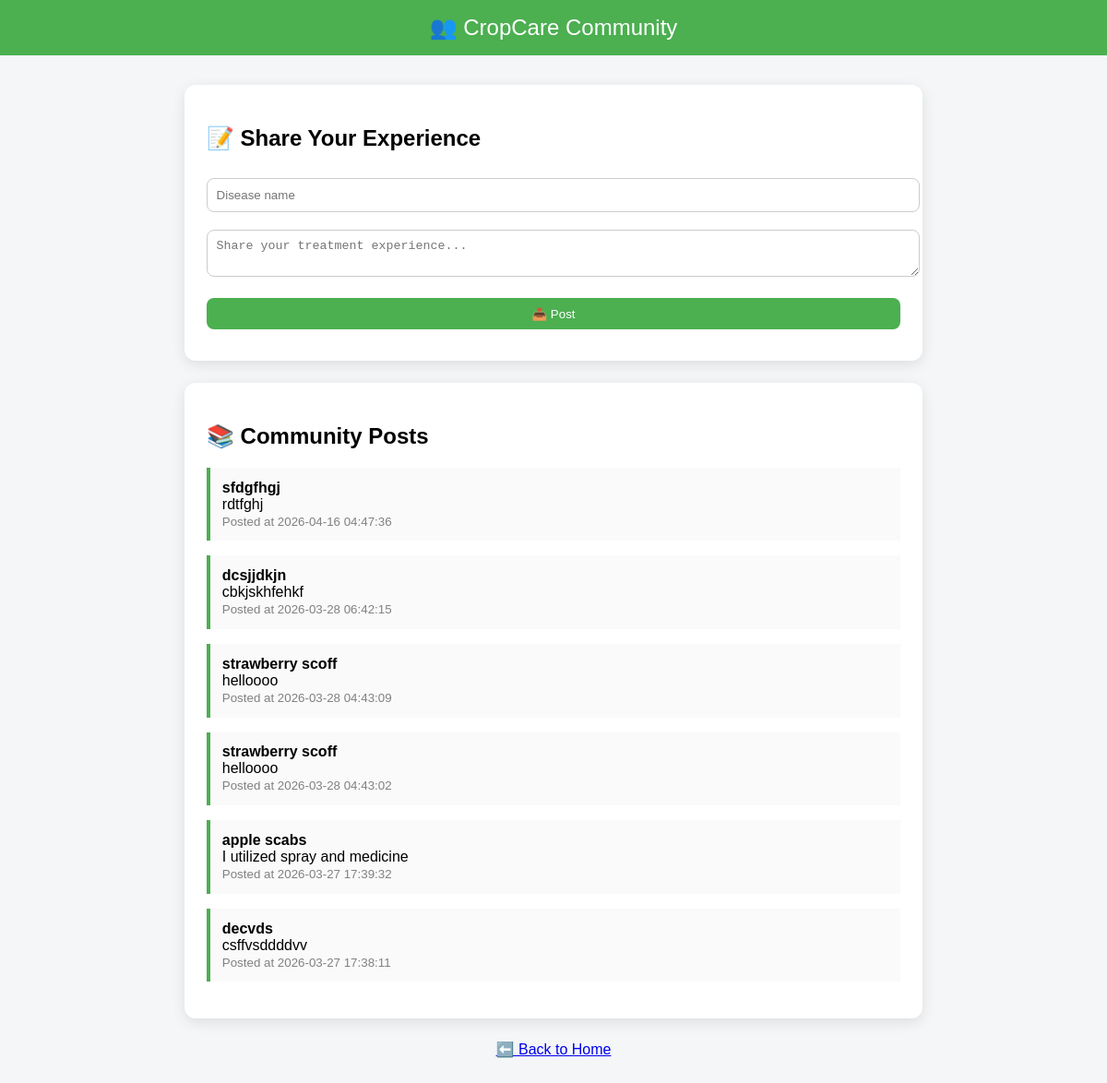
The app's page /community with its own data.
### tables this page shows
CREATE TABLE community_posts (
            id INTEGER PRIMARY KEY AUTOINCREMENT,
            disease_name TEXT,
            notes TEXT,
            created_at DATETIME DEFAULT CURRENT_TIMESTAMP
        );

### app.py (the view)
@app.route("/community", methods=["GET", "POST"])
def community():
    ensure_db()
    db_path = DB_DIR / "cropcare.db"
    con = sqlite3.connect(str(db_path))
    cur = con.cursor()
    if request.method == "POST":
        disease = request.form.get("disease", "").strip()
        notes = request.form.get("notes", "").strip()
        if disease or notes:
            cur.execute("INSERT INTO community_posts (disease_name, notes) VALUES (?,?)", (disease, notes))
            con.commit()
    cur.execute("SELECT disease_name, notes, created_at FROM community_posts ORDER BY created_at DESC")
    posts = cur.fetchall()
    con.close()
    return render_template("community.html", posts=posts)

### app.py (called while the page is built)
def ensure_db():
    db_path = DB_DIR / "cropcare.db"
    db_path.parent.mkdir(parents=True, exist_ok=True)
    con = sqlite3.connect(str(db_path))
    cur = con.cursor()
    cur.execute("""
        CREATE TABLE IF NOT EXISTS community_posts (
            id INTEGER PRIMARY KEY AUTOINCREMENT,
            disease_name TEXT,
            notes TEXT,
            created_at DATETIME DEFAULT CURRENT_TIMESTAMP
        )
    """)
    con.commit()
    con.close()

### templates/community.html (shortened to what this page needs)
<!doctype html>
<html lang="en">
<head>
</head>
<body>
    <header>👥 CropCare Community</header>
    <main>
        <div class="card">
            <h2>📝 Share Your Experience</h2>
            <form method="POST">
                <input type="text" name="disease" placeholder="Disease name" required>
                <textarea name="notes" placeholder="Share your treatment experience..." required></textarea>
                <button type="submit">📤 Post</button>
            </form>
        </div>
        <div class="card">
            <h2>📚 Community Posts</h2>
            {% for d, notes, created_at in posts %}
            <div class="post">
                <b>{{ d }}</b> <br>
                {{ notes }} <br>
                <small>Posted at {{ created_at }}</small>
            </div>
            {% endfor %}
        </div>
        <a href="/" style="display:block; margin-top:1rem; text-align:center;">⬅️ Back to Home</a>
    </main>
</body>
</html>

### templates/community.html (style rules this page uses)
body { font-family: Arial, sans-serif; background: #f4f6f8; margin: 0; padding: 0; }
header { background: #4CAF50; color: white; padding: 1rem; text-align: center; font-size: 1.5rem; }
main { padding: 2rem; max-width: 800px; margin: auto; }
.card { background: white; padding: 1.5rem; border-radius: 12px; box-shadow: 0 4px 15px rgba(0, 0, 0, 0.1); margin-bottom: 1.5rem; }
textarea, input, button { width: 100%; padding: 0.6rem; margin: 0.6rem 0; border-radius: 8px; border: 1px solid #ccc; }
button { background: #4CAF50; color: white; border: none; cursor: pointer; }
.post { margin-bottom: 1rem; padding: 0.8rem; border-left: 4px solid #4CAF50; background: #fafafa; }
.post small { color: gray; }

### records on screen
community_posts: disease_name "sfdgfhgj", notes "rdtfghj", created_at "2026-04-16 04:47:36"
community_posts: disease_name "dcsjjdkjn", notes "cbkjskhfehkf", created_at "2026-03-28 06:42:15"
community_posts: disease_name "strawberry scoff", notes "helloooo", created_at "2026-03-28 04:43:09"
community_posts: disease_name "strawberry scoff", notes "helloooo", created_at "2026-03-28 04:43:02"
community_posts: disease_name "apple scabs", notes "I utilized spray and medicine", created_at "2026-03-27 17:39:32"
community_posts: disease_name "decvds", notes "csffvsddddvv", created_at "2026-03-27 17:38:11"
